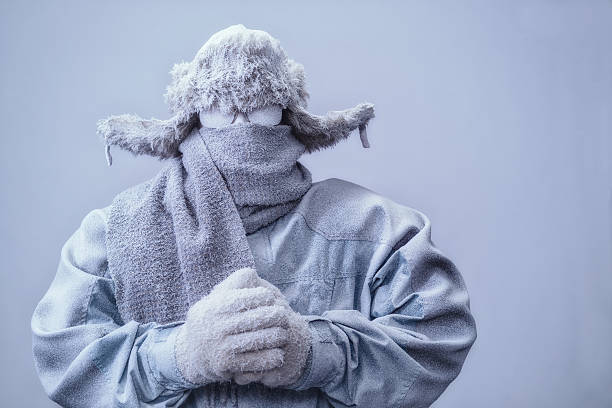
#> input picture images/cool.jpg, 612 x 408 px; its folder holds only this picture in this run
$ python wc_prediction.py
#> lines starting #> are read from the running program, lines starting #| are printed output that depends on the picture; after the words box and inside, x2 and y2 are one past the last pixel; in counts of white or black regions, pixels touching at a corner belong together
import cv2
import os

import numpy as np

from logger.logger import logger


class WarmCoolPredictor:
    def __init__(self, images_dir: str = "images"):
        self.image_dir_path = images_dir

    # delete files in the images directory
    def delete_files(self):
        import os
        for file in os.listdir(self.image_dir_path):
            os.remove(os.path.join(self.image_dir_path, file))

    # get the file names in the images directory
    def get_files(self):
        # get files with .jpg, .jpeg, .png, .gif extensions
        return [file for file in os.listdir(self.image_dir_path)
                if file.endswith(('.jpg', '.jpeg', '.png', '.gif'))]

    # get the image
    def get_image(self, image_name: str):
#> called with image_name = 'cool.jpg'
        return cv2.imread(os.path.join(self.image_dir_path, image_name))
#> returned value is the input picture: shape (408, 612, 3); mean B, G, R 194, 167.1, 155.6

    # get the hsv image
    def get_hsv_image(self, image_name: str):
        image = self.get_image(image_name)
        # convert the image to hsv
        return cv2.cvtColor(image, cv2.COLOR_BGR2HSV)
#> returned value: shape (408, 612, 3); mean H, S, V 111.3, 53.3, 194

    # get the hue channel for an image
    def get_hue_channel(self, image_name: str):
        hsv_image = self.get_hsv_image(image_name)
        # this returns a numpy 2D array of the hue channel
        return hsv_image[:, :, 0]
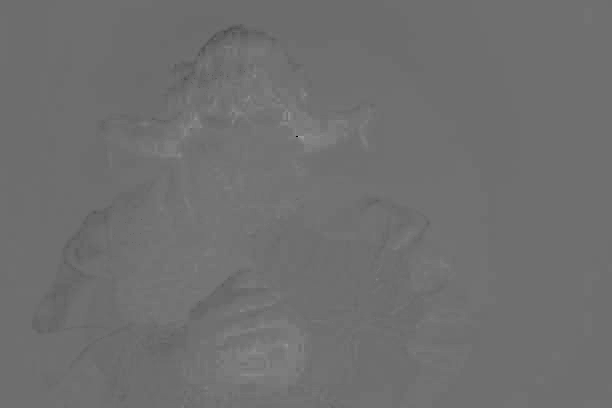
#> returned value: shape (408, 612); min 0, max 165, mean 111.3

    # get warm and cool mask
    def get_warm_cool_mask(self, image_name: str):
        hue_channel = self.get_hue_channel(image_name)
        # create a mask for warm colors
        warm_mask = hue_channel < 60
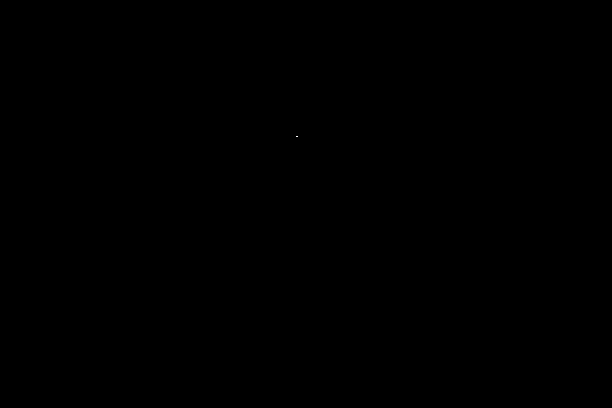
#> warm_mask: shape (408, 612) bool; 0% white in thin lines or dots, all inside (x1, y1, x2, y2) = (296, 136, 298, 137)
        # warm_mask = cv2.inRange(hue_channel, 0, 60)
        # create a mask for cool colors
        cool_mask = (hue_channel > 90) & (hue_channel <= 180)
#> cool_mask: shape (408, 612) bool; 99.9% white; black in thin lines or dots, all inside (x1, y1, x2, y2) = (75, 26, 377, 302)
        # cool_mask = cv2.inRange(hue_channel, 90, 180)
        return hue_channel, warm_mask, cool_mask

    # get warm cool percentage
    def get_warm_cool_percentage(self, image_name: str):
        hue_channel, warm_mask, cool_mask = self.get_warm_cool_mask(image_name)
        # get the total number of pixels in the image
        total_pixels = hue_channel.size
#> total_pixels = 249696
        # get the number of warm pixels
        warm_pixels = np.count_nonzero(warm_mask)
#> warm_pixels = 2
        # get the number of cool pixels
        cool_pixels = np.count_nonzero(cool_mask)
#> cool_pixels = 249522
        # calculate the warm percentage
        warm_percentage = (warm_pixels / total_pixels) * 100
#> warm_percentage = 0.000801
        # calculate the cool percentage
        cool_percentage = (cool_pixels / total_pixels) * 100
#> cool_percentage = 99.93
        return warm_percentage, cool_percentage

    # display the warm, neutral, and cool masks
    def display_masks(self, image_name: str):
        hue_channel, warm_mask, cool_mask = self.get_warm_cool_mask(image_name)
        # display the masks in the same window
        images = cv2.hconcat([hue_channel, warm_mask, cool_mask])
        cv2.imshow("Hue, Warm and Cool Masks", images)
        cv2.waitKey(0)
        cv2.destroyAllWindows()

    # predict the image
    def predict_image(self, image_name: str):
        warm_percentage, cool_percentage = self.get_warm_cool_percentage(image_name)
#> warm_percentage = 0.000801; cool_percentage = 99.93
        logger.info(f"Warm percentage: {warm_percentage: .2f}%")
        logger.info(f"Cool percentage: {cool_percentage: .2f}%")
        if warm_percentage > cool_percentage:
            return "Warm"
        elif cool_percentage > warm_percentage:
            return "Cool"
        else:
            return "Neutral"

    # loop through the images in the images directory
    def loop_images(self):
        for image_name in self.get_files():
            logger.info(f"Predicting image: {image_name}")
            prediction = self.predict_image(image_name)
            logger.info(f"The image {image_name} is: {prediction}")
            logger.info("*" * 50)

if __name__ == "__main__":
    wc_predictor = WarmCoolPredictor()
    wc_predictor.loop_images()
